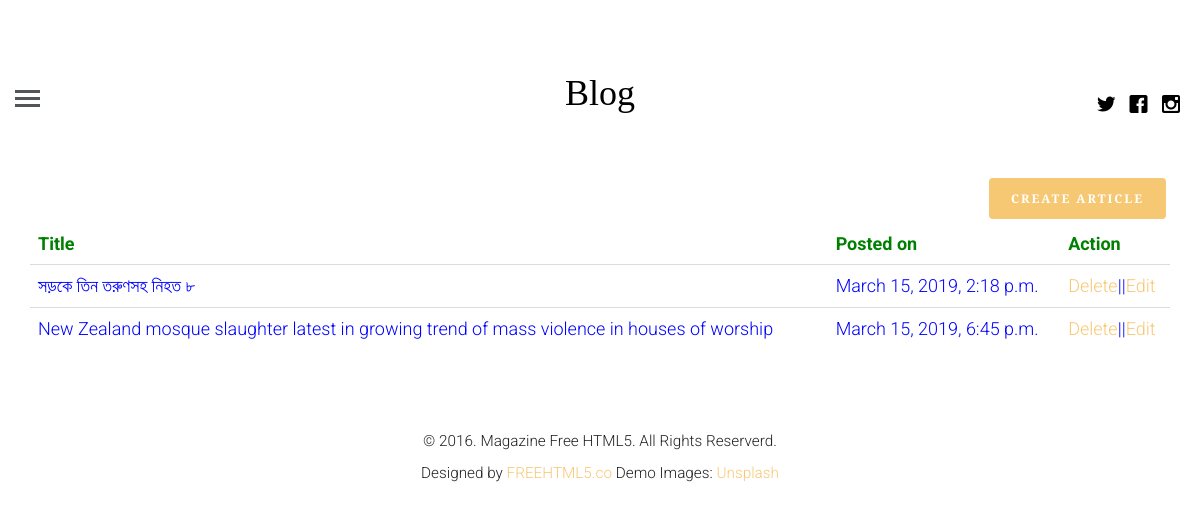
Screenshot of /profile/ (signed in) with the database file from the repository.
### blogapp/models.py (models this page shows, shortened)
class article(models.Model):
    article_author = models.ForeignKey(author, on_delete=models.CASCADE)
    title = models.CharField(max_length=200)
    body = RichTextUploadingField()
    category = models.ForeignKey(category, on_delete=models.CASCADE)
    image = models.FileField()
    posted_on = models.DateTimeField(auto_now=False, auto_now_add=True)
    updated_on = models.DateTimeField(auto_now=True, auto_now_add=False)

### blogapp/views.py (the view, shortened to what this page needs)
# urls.py: path('profile/', views.getprofile, name="profile"),
def getprofile(request):
    if request.user.is_authenticated:
        user= get_object_or_404(User, id=request.user.id)
        author_profile= author.objects.filter(name=user.id)
        if author_profile:
            author_user = get_object_or_404(author, name=request.user.id)
            post = article.objects.filter(article_author=author_user.id)
            return render(request, 'logedin_profile.html', {"post":post, "user":author_user})
    else:
        return redirect('login')

### templates/logedin_profile.html (shortened to what this page needs)
{% extends 'base.html' %}
{% block content %}
<div class="container">
    <a href="{% url 'create' %}" class="btn btn-primary pull pull-right">Create Article</a>
    <table class="table">
        <thead>
        <tr>
            <td style="color:green"><b>Title</b></td>
            <td style="color:green"><b>Posted on</b></td>
            <td style="color:green"><b>Action</b></td>
        </tr>
        </thead>
        <tbody>
        {% for p in post %}
        <tr>
            <td style="color:blue">{{p.title}}</td>
            <td style="color:blue">{{p.posted_on}}</td>
            <td style="color:blue"><a href="{% url 'delete' pid=p.id %}">Delete</a>||<a href="{% url 'update' pid=p.id %}">Edit</a></td>
        </tr>
        {%endfor%}
        </tbody>
    </table>
</div>
{% endblock %}

### blogapp/static/css/style.css (style rules this page uses)
html { background: #fff; }
body { font-family: "Roboto", arial, sans-serif; font-size: 18px; font-weight: 300; line-height: 1.8; color: #222; background: #fff; }
a { color: #f7c873; -webkit-transition: 0.5s; -o-transition: 0.5s; transition: 0.5s; }
.btn { margin-right: 4px; margin-bottom: 4px; font-family: "Playfair Display", times, serif; font-size: 12px; letter-spacing: 2px; text-transform: uppercase; font-weight: 700; -webkit-border-radius: 4px; -moz-border-radius: 4px; -ms-border-radius: 4px; border-radius: 4px; -webkit-transition: 0.5s; -o-transition: 0.5s; transition: 0.5s; }
.btn-primary { background: #f7c873; color: #fff; border: 2px solid #f7c873; }

### rows the page displays
article: title "সড়কে তিন তরুণসহ নিহত ৮", posted_on "March 15, 2019, 2:18 p.m."
article: title "New Zealand mosque slaughter latest in growing trend of mass violence in houses of worship", posted_on "March 15, 2019, 6:45 p.m."
